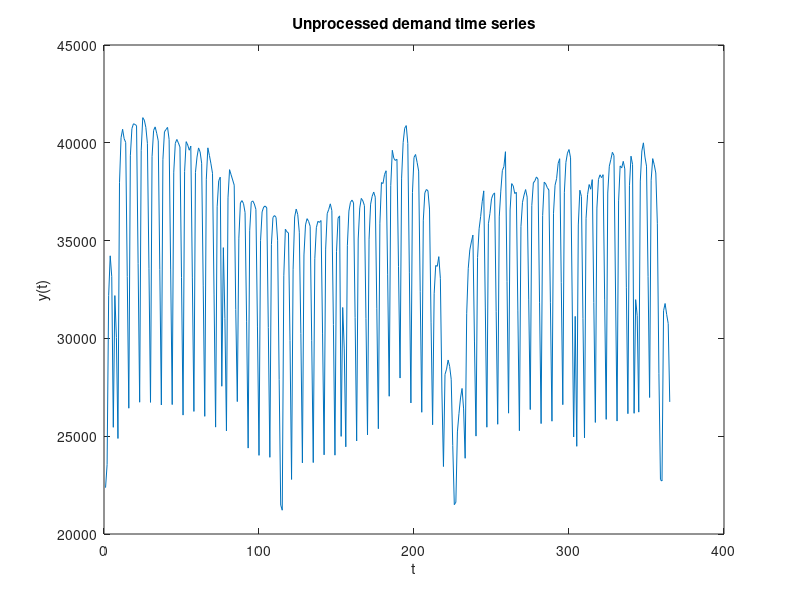
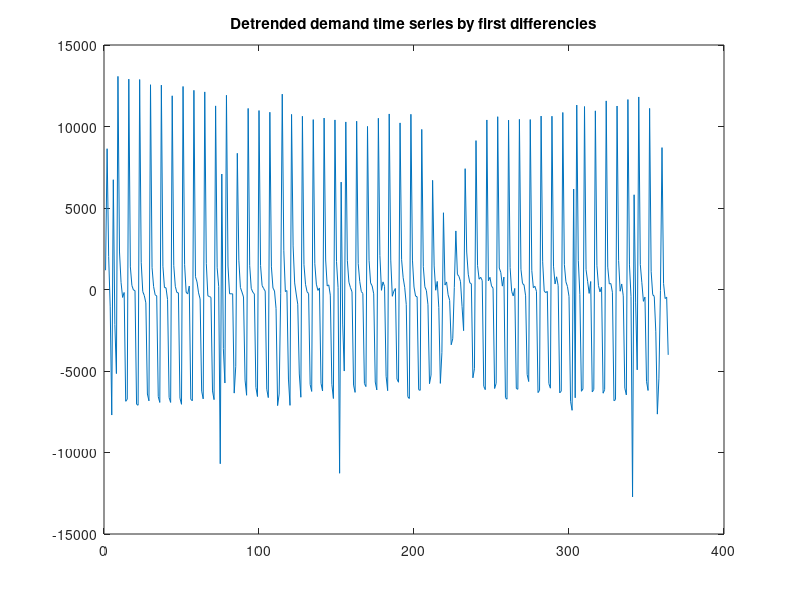

The MATLAB source for these figures, in order: (Note: this script raises an error after producing the figures.)
%% Ergasia Xronoseirwn : Zisou Charilaos AEM 9213 ,Karatzas Michalis AEM 9137
close all; clear; clc;

% import data
load('demandData.mat');

% %mikalaki code
% teamNumber=7;
% 
% %computing the time and the regionNumber ,we have to examine.
% time = mod(teamNumber,24) +1; %8
% regionNumber = mod(teamNumber,7) +1 +4; % column 5
% 
% %load the xls file data. 
% italyPowerData=xlsread('ElectricPowerItaly.xls','demand');
% 
% %getting the timeserie we want to examine 
% demand1=italyPowerData(italyPowerData(:,4)==8,5);
% 
% 
% %mikalaki end


%constants
per = 7;
maorder = 7;
maxtau = 100;
Tmax = 10;  
p=4;
q=1;
alpha = 0.05;
zalpha = norminv(1-alpha/2);
n = length(demand);

% plot unprocessed time series
figure(1)
clf
plot(demand)
%splot(demand,'-o')
hold on
xlabel('t')
ylabel('y(t)')
title('Unprocessed demand time series')

%% LINEAR 1
% % detrend time series
% maDemand = movingaveragesmooth2(demand, maorder);
% detrended = demand - maDemand;
% figure(2)
% plot(detrended)
% title(['Detrended demand time series by MA(', num2str(maorder), ') smoothing'])

% 1a.detrend time series First Differences
detrended=zeros(364,1);
for i=1:364
    detrended(i)=demand(i+1)-demand(i);
end
figure(2)
plot(detrended)
title(['Detrended demand time series by first differencies'])

% deseason time series
deseasonedc = seasonalcomponents(detrended, per);
%deseasonedma = movingaverageseasonal(detrended, per);
deseasoned =  detrended - deseasonedc;
figure(3)
plot(deseasoned)
title('Deseasoned demand time series')

%% LINEAR 2
% Autocorrelation of deseasoned time series using average seasonal component
figure(4)
ac1 = autocorrelation(deseasoned(~isnan(deseasoned)), maxtau);
autlim = zalpha/sqrt(n);
figure(5)
clf
hold on
for ii=1:maxtau
    plot(ac1(ii+1,1)*[1 1],[0 ac1(ii+1,2)],'b','linewidth',1.5)
end
plot([0 maxtau+1],[0 0],'k','linewidth',1.5)
plot([0 maxtau+1],autlim*[1 1],'--c','linewidth',1.5)
plot([0 maxtau+1],-autlim*[1 1],'--c','linewidth',1.5)
xlabel('\tau')
ylabel('r(\tau)')
title('Autocorrelation')

% Ljung-Box Portmanteau Test
figure(6)
tittxt = ('Deseasoned time series');
[h2V,p2V,Q2V] = portmanteauLB(ac1(2:maxtau+1,2),n,alpha,tittxt);

% Partial autocorrelation
pac1 = parautocor(deseasoned, maxtau);
figure(7)
clf
hold on
for ii=1:maxtau
    plot(ac1(ii+1,1)*[1 1],[0 pac1(ii)],'b','linewidth',1.5)
end
plot([0 maxtau+1],[0 0],'k','linewidth',1.5)
plot([0 maxtau+1],autlim*[1 1],'--c','linewidth',1.5)
plot([0 maxtau+1],-autlim*[1 1],'--c','linewidth',1.5)
xlabel('\tau')
ylabel('\phi_{\tau,\tau}')
title('Partial autocorrelation of deseasoned demand')

%% LINEAR 3
% %AIC criterion for different models( model with minimun AIC criterion is
% %the bestfit.
% akaike(deseasoned,Tmax);

% Fit ARMA Model
%[nrmseV,phiallV,thetaallV,SDz,aicS,fpeS]=fitARMA(deseasoned, p, q, Tmax);
%aicS = akaike(deseasoned, Tmax);

%ARMA model parameters.
p=6
%p=3
q=0

%fitting the model
[nrmseV,phiV,thetaV,SDz,~,~,armamodel]=fitARMA(deseasoned, p, q, Tmax);
% 
%plotting the NRMSE for Tmax steps forward
hold off;
plot(nrmseV);
title(sprintf('NRMSE of ARMA(%d,%d) fit in demand time series, autocorrelation',p,q));

xlabel("steps forward");
ylabel("value");

%% LINEAR 4
%predictions=[];
indexes=[];
nrmse=[];
step=30;
for n1 = 20:step:n %6 different points in total
   indexes=[indexes n1];
   
   [nrmseV,~,~,~] = predictARMAnrmse(deseasoned,5,0,1,n-n1,[]);
   nrmse=[nrmse nrmseV];
   
   %[predictions] =[predictions predictARMAmultistep(deseasoned,n1,5,0,1,[])];
   %[preV] = predictARMAmultistep(xV,n1,p,q,Tmax,'example');
end

figure()

% plot(indexes,predictions,"-o");
% hold on;
plot(indexes,nrmse,"-o");
title("NRMSE for one step forward prediction with AR(5) model");
xlabel("Size of learning test");
legend("NRMSE");




